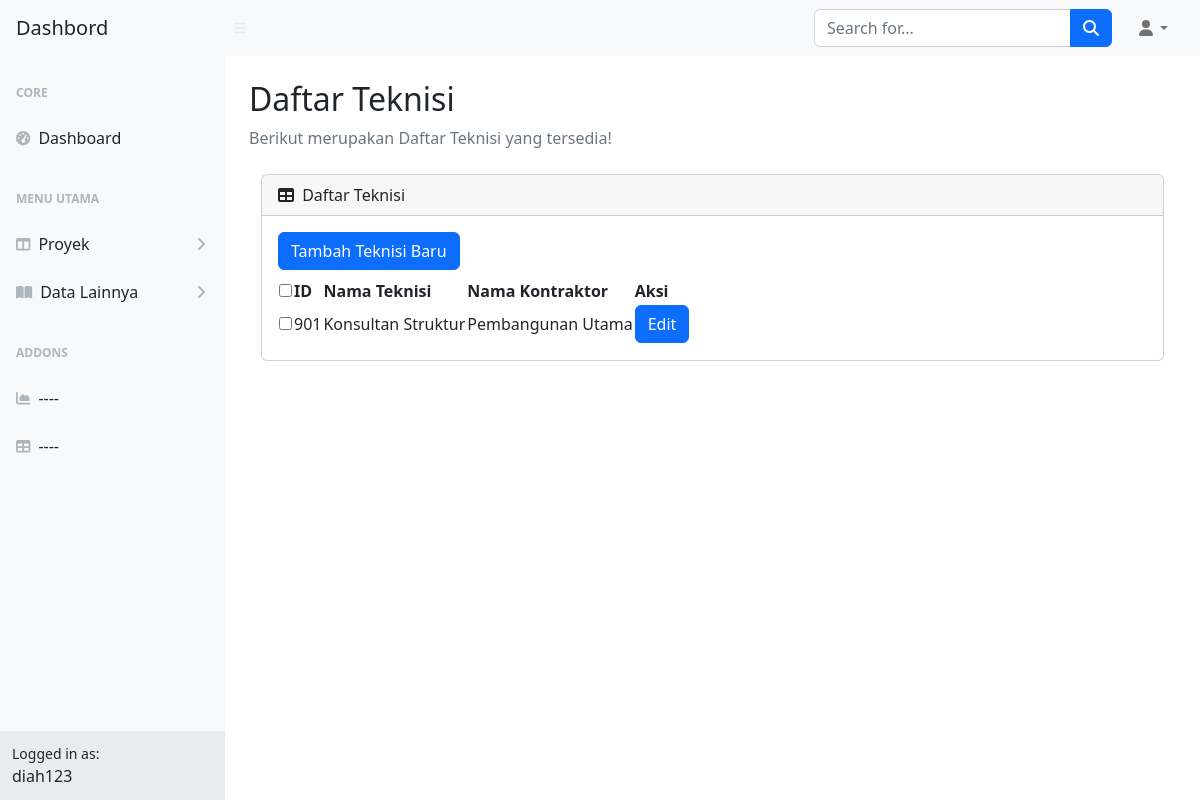
/Teknisi.php (signed in), run on the app's committed database.
### tables this page shows
CREATE TABLE IF NOT EXISTS `teknisi` (
  `id_teknisi` int NOT NULL AUTO_INCREMENT,
  `nama_teknisi` varchar(50) DEFAULT NULL,
  `id_kontraktor` int DEFAULT NULL,
  PRIMARY KEY (`id_teknisi`),
  KEY `id_kontraktor` (`id_kontraktor`),
  CONSTRAINT `FK__kontraktor` FOREIGN KEY (`id_kontraktor`) REFERENCES `kontraktor` (`id_kontraktor`)
);

CREATE TABLE IF NOT EXISTS `kontraktor` (
  `id_kontraktor` int NOT NULL AUTO_INCREMENT,
  `nama_kontraktor` varchar(50) DEFAULT NULL,
  PRIMARY KEY (`id_kontraktor`)
);

### Teknisi.php (the view, shortened to what this page needs)
<?php
include 'koneksi.php';
$username = $_SESSION['username'];
?>
<!DOCTYPE html>
<head>
    <link
      href="https://cdn.jsdelivr.net/npm/simple-datatables@7.1.2/dist/style.min.css"
      rel="stylesheet"
    />
    <link href="css/styles.css" rel="stylesheet" />
  </head>
  <body class="sb-nav-fixed">
    <nav class="sb-topnav navbar navbar-expand navbar-light bg-light">
      <a class="navbar-brand ps-3 text-dark" href="Dashboard.html">Dashbord</a>
      <button
        class="btn btn-link btn-sm order-1 order-lg-0 me-4 me-lg-0"
        id="sidebarToggle"
        href="#!"
      >
        <i class="fas fa-bars"></i>
      </button>
      <form
        class="d-none d-md-inline-block form-inline ms-auto me-0 me-md-3 my-2 my-md-0"
      >
        <div class="input-group">
          <input
            class="form-control"
            type="text"
            placeholder="Search for..."
            aria-label="Search for..."
            aria-describedby="btnNavbarSearch"
          />
          <button class="btn btn-primary" id="btnNavbarSearch" type="button">
            <i class="fas fa-search"></i>
          </button>
        </div>
      </form>
      <ul class="navbar-nav ms-auto ms-md-0 me-3 me-lg-4">
        <li class="nav-item dropdown">
          <a
            class="nav-link dropdown-toggle"
            id="navbarDropdown"
            href="#"
            role="button"
            data-bs-toggle="dropdown"
            aria-expanded="false"
            ><i class="fas fa-user fa-fw"></i
          ></a>
        </li>
      </ul>
    </nav>
    <div id="layoutSidenav">
      <div id="layoutSidenav_nav">
        <nav class="sb-sidenav accordion sb-sidenav-light" id="sidenavAccordion">
          <div class="sb-sidenav-menu">
            <div class="nav">
              <div class="sb-sidenav-menu-heading">Core</div>
              <a class="nav-link" href="Dashboard.html">
                <div class="sb-nav-link-icon">
                  <i class="fas fa-tachometer-alt"></i>
                </div>
                Dashboard
              </a>
              <div class="sb-sidenav-menu-heading">Menu Utama</div>
              <a
                class="nav-link collapsed"
                href="#"
                data-bs-toggle="collapse"
                data-bs-target="#collapseLayouts"
                aria-expanded="false"
                aria-controls="collapseLayouts"
              >
                <div class="sb-nav-link-icon">
                  <i class="fas fa-columns"></i>
                </div>
                Proyek
                <div class="sb-sidenav-collapse-arrow">
                  <i class="fas fa-angle-down"></i>
                </div>
              </a>
              <a
                class="nav-link collapsed"
                href="#"
                data-bs-toggle="collapse"
                data-bs-target="#collapsePages"
                aria-expanded="false"
                aria-controls="collapsePages"
              >
                <div class="sb-nav-link-icon">
                  <i class="fas fa-book-open"></i>
                </div>
                Data Lainnya
                <div class="sb-sidenav-collapse-arrow">
                  <i class="fas fa-angle-down"></i>
                </div>
              </a>
              <div class="sb-sidenav-menu-heading">Addons</div>
              <a class="nav-link" href="charts.html">
                <div class="sb-nav-link-icon">
                  <i class="fas fa-chart-area"></i>
                </div>
                ----
              </a>
              <a class="nav-link" href="tables.html">
                <div class="sb-nav-link-icon"><i class="fas fa-table"></i></div>
                ----
              </a>
            </div>
          </div>
          <div class="sb-sidenav-footer">
    <div class="small">Logged in as:</div>
    <?= $username ?>
  </div>
        </nav>
      </div>
      <div id="layoutSidenav_content">
        <main>
          <div class="container-fluid px-4">
          <h2 class="mt-4">Daftar Teknisi</h2>
            <ol class="breadcrumb mb-4">
              <li class="breadcrumb-item active">Berikut merupakan Daftar Teknisi yang tersedia!</li>
            </ol>
<div class="container">
    <div class="card mb-4">
        <div class="card-header">
            <i class="fas fa-table me-1"></i>
            Daftar Teknisi
        </div>
        <div class="card-body">
            <form id="form-multidelete" action="Teknisi.php" method="post">
                <button type="button" class="btn btn-primary mb-2" data-bs-toggle="modal" data-bs-target="#createTeknisiModal">Tambah Teknisi Baru</button>
                <table id="datatablesSimple">
                    <thead>
                        <tr>
                            <th><input type="checkbox" id="checkAll"></th>
                            <th>ID</th>
                            <th>Nama Teknisi</th>
                            <th>Nama Kontraktor</th>
                            <th>Aksi</th>
                        </tr>
                    </thead>
                    <tbody>
                        <?php
                        $query = "
                            SELECT
                                teknisi.id_teknisi,
                                teknisi.nama_teknisi,
                                kontraktor.nama_kontraktor
                            FROM
                                teknisi
                            JOIN
                                kontraktor ON teknisi.id_kontraktor = kontraktor.id_kontraktor
                        ";
                        $result = mysqli_query($koneksi, $query);
                        while ($data = mysqli_fetch_array($result)) {
                            $id_teknisi = $data['id_teknisi'];
                            $namateknisi = $data['nama_teknisi'];
                            $namaKontraktor = $data['nama_kontraktor'];
                        ?>
                        <tr>
                            <td><input type="checkbox" name="id_teknisi[]" value="<?= $id_teknisi ?>" class="checkItem"></td>
                            <td><?= $id_teknisi ?></td>
                            <td><?= $namateknisi ?></td>
                            <td><?= $namaKontraktor ?></td>
                            <td>
                                <button type="button" class="btn btn-primary editTeknisiBtn" data-id="<?= $id_Teknisi ?>" data-nama="<?= $namaTeknisi ?>" data-kontraktor="<?= $data['id_kontraktor'] ?>">Edit</button>
                            </td>
                        </tr>
                        <?php } ?>
                    </tbody>
                </table>
            </form>
        </div>
    </div>
</div>
    </main>
    </div>
    </div>
  </body>
</html>

### data on the page
teknisi: id_teknisi "901", nama_teknisi "Konsultan Struktur", id_kontraktor.nama_kontraktor "Pembangunan Utama"

### other printed values
$username "diah123"
